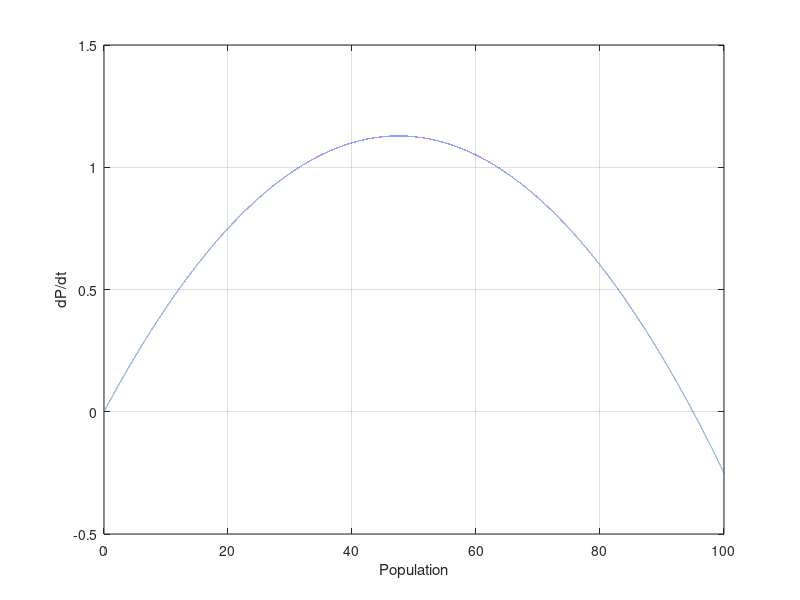

The MATLAB source for this figure:
r=0.05;
M=100;
A=50;
B=0;
time=100;
step_size=0.001;
B_array=zeros(1,time/step_size);
interval=1;
h =0.0025;
A_array=zeros(1,time/step_size);
rt=0:step_size:time;
j=1;
for i=0:step_size:time
  A_array(1,j)=r*(i*(1-i/M))-(h*i);
  j=j+1;
end
plot(rt,A_array,'-.');
xlabel('Population');
ylabel('dP/dt');
grid;
hold on;
